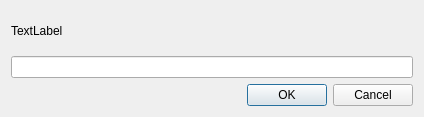
<?xml version="1.0" encoding="UTF-8"?>
<ui version="4.0">
 <class>value_changer_dialog</class>
 <widget class="QDialog" name="value_changer_dialog">
  <property name="geometry">
   <rect>
    <x>0</x>
    <y>0</y>
    <width>424</width>
    <height>117</height>
   </rect>
  </property>
  <property name="windowTitle">
   <string>Введи новое значение</string>
  </property>
  <layout class="QGridLayout" name="gridLayout">
   <item row="0" column="0">
    <widget class="QLabel" name="value_name_lbl">
     <property name="text">
      <string>TextLabel</string>
     </property>
    </widget>
   </item>
   <item row="1" column="0">
    <widget class="QLineEdit" name="lineEdit"/>
   </item>
   <item row="2" column="0">
    <widget class="QDialogButtonBox" name="buttonBox">
     <property name="orientation">
      <enum>Qt::Horizontal</enum>
     </property>
     <property name="standardButtons">
      <set>QDialogButtonBox::Cancel|QDialogButtonBox::Ok</set>
     </property>
    </widget>
   </item>
  </layout>
 </widget>
 <resources/>
 <connections>
  <connection>
   <sender>buttonBox</sender>
   <signal>accepted()</signal>
   <receiver>value_changer_dialog</receiver>
   <slot>accept()</slot>
   <hints>
    <hint type="sourcelabel">
     <x>248</x>
     <y>254</y>
    </hint>
    <hint type="destinationlabel">
     <x>157</x>
     <y>274</y>
    </hint>
   </hints>
  </connection>
  <connection>
   <sender>buttonBox</sender>
   <signal>rejected()</signal>
   <receiver>value_changer_dialog</receiver>
   <slot>reject()</slot>
   <hints>
    <hint type="sourcelabel">
     <x>316</x>
     <y>260</y>
    </hint>
    <hint type="destinationlabel">
     <x>286</x>
     <y>274</y>
    </hint>
   </hints>
  </connection>
 </connections>
</ui>
